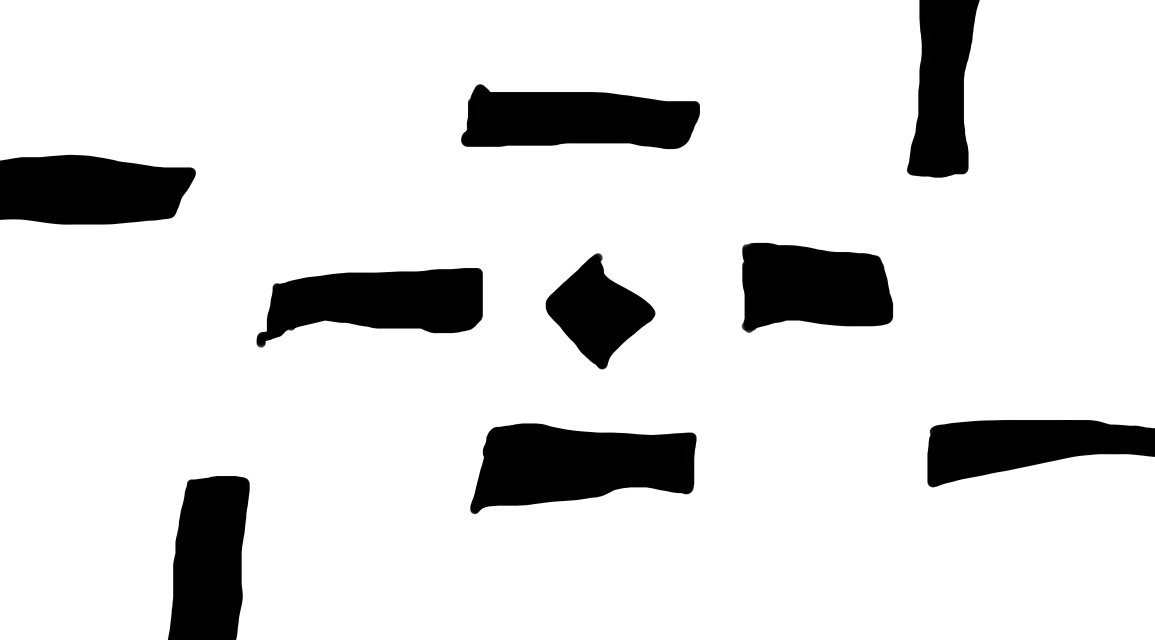
#> input picture field.png, 8080 x 4480 px, found by its file name (shown at 1/7 size)
$ python bfs.py
#> lines starting #> are read from the running program, lines starting #| are printed output that depends on the picture
import numpy as np
import cv2
from queue import Queue
import time


map = cv2.imread(r'..\field.png',0)
#> map is the input picture: shape (4480, 8080); min 0, max 255, mean 221.6

display = cv2.resize(map, (808, 448))
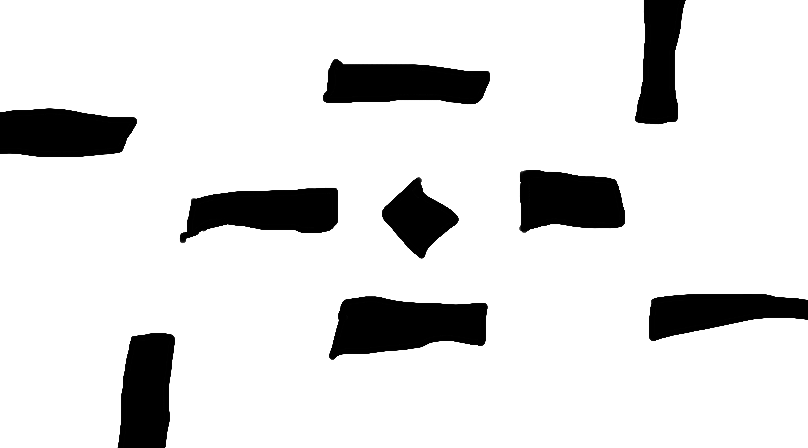
#> display: shape (448, 808); min 0, max 255, mean 221.6
cv2.imshow("display", display)

# to avoid getting too close to any walls. Using erode because obstacles are 0's
dilate = cv2.erode(display, kernel = None, iterations = 10)
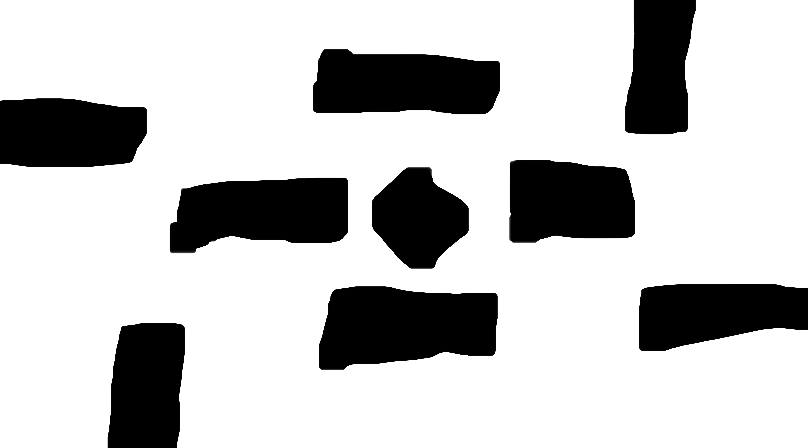
#> dilate: shape (448, 808); min 0, max 255, mean 196.2
#> `dilate[dilate > 245] = -2`:
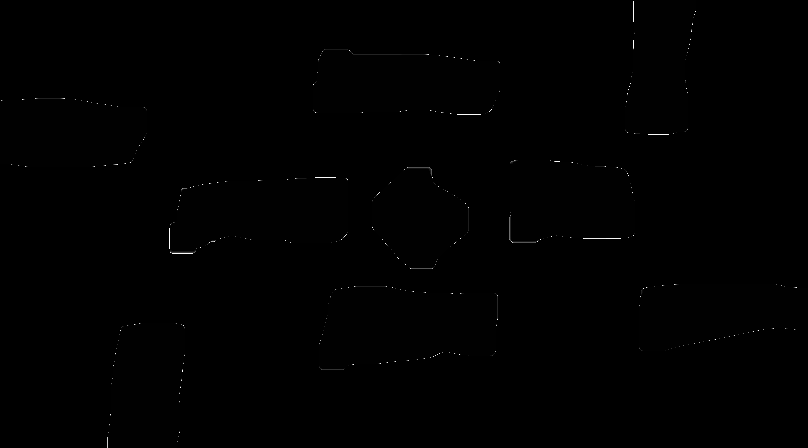
#> dilate: shape (448, 808) int16; min -2, max 245, mean -1.4; drawn with min black and max white
cv2.imshow("dilate", dilate)


# bfs
# find the shortest 'path' from start to end in the configuration map using BFS
# params:
#   start, end -- coord of the two points
#   config_map -- -2 for empty space and -1 for obstacles
# return: it doesnt give you a path. It just paints the path with 0's on the config_map
# Notice: In this case, all 8 directions counted with same cost, i.e, diagonal is cheaper than reality
def bfs(start, end, config_map):
    '''
    start and end are tuples of coordinates
    '''
#> called with start = (0, 0), end = (400, 800)
    start_color = 0
    wall = -1
    space = -2
    if config_map[start] == wall or config_map[end] == wall:
        print("Error: start or end point not applicable")
        return None
    q = Queue()
    q.put(start)
    config_map[start] = start_color
    while not q.empty():
        k = q.qsize()
        while k > 0:
            k -= 1
            curr = q.get()
            # search all 8 directions
            for i in range(-1, 2):
                for j in range(-1, 2):
                    if (curr[0] + i >= 0 and curr[0] + i < config_map.shape[0] and \
                        curr[1] + j >= 0 and curr[1] + j < config_map.shape[1]):
                        # if reach end point
                        if (curr[0] + i, curr[1] + j) == end:
                            config_map[curr[0] + i, curr[1] + j] = config_map[curr] + 1
                            return config_map
                        if (config_map[curr[0] + i, curr[1] + j] == space):
                            config_map[curr[0] + i, curr[1] + j] = config_map[curr] + 1
                            q.put((curr[0] + i, curr[1] + j))
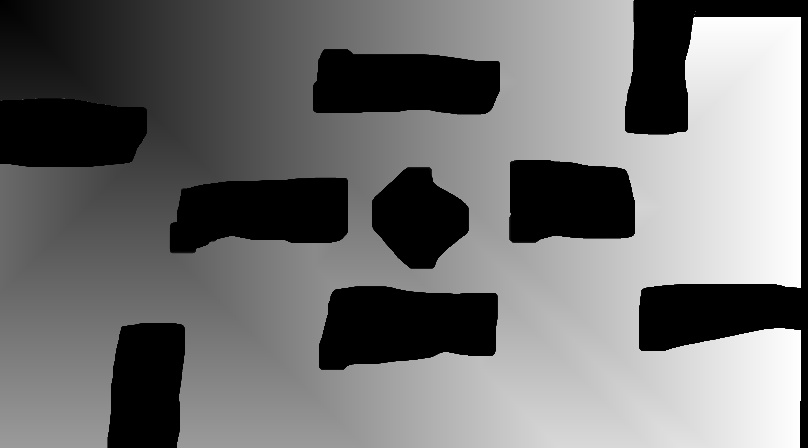
#> config_map: shape (448, 808) int16; min -2, max 800, mean 354.2; drawn with min black and max white
    return config_map

# paint
# emphasize the path in the config map for plotting
# params: same as bfs
# return: the img to display
def paint(end, path_map, img):
#> called with end = (400, 800)
    curr = end
    ret = [0] * (path_map[end] + 1)
#> ret = 801 values from 0 to 0
    ret[-1] = end
    index = 2
    temp = (0,0)
    seq = ((-1, 0), (1, 0), (0, -1), (0, 1), (-1, -1), (1, 1),(1, -1),(-1, 1))
    while path_map[curr] != 0:
        for s in seq:
            i, j = s
            if (curr[0] + i >= 0 and curr[0] + i < path_map.shape[0] and \
            curr[1] + j >= 0 and curr[1] + j < path_map.shape[1]):
                #if (path_map[curr] > path_map[curr[0] + i, curr[1] + j] and path_map[curr[0] + i, curr[1] + j] >= 0):
                if (path_map[curr] == path_map[curr[0] + i, curr[1] + j] + 1):
                    temp = (curr[0] + i, curr[1] + j)
                    break
        ret[-1 * index] = temp
        curr = temp
        index += 1
        cv2.circle(img, (temp[1],temp[0]), 1, (0,0,255),4)
#> this loop made 800 passes
#> curr on passes 1 to 3: (400, 799), (400, 798), (400, 797)
#> after the loop, index = 802; ret = 801 pairs, first value 0 to 400, second value 0 to 800
    return img

img = np.zeros_like(display)
start = (0, 0)
end = (400, 800)
dilate = dilate.astype(np.int16)
dilate[dilate < 10] = -1
dilate[dilate > 245] = -2 # notice the order!
t1 = time.time()
path = bfs(start, end, dilate)
t2 = time.time()
display = paint(end, path, display)

cv2.imshow("path", display)

print(t2 - t1)
'''
About 7.8 sec
'''
